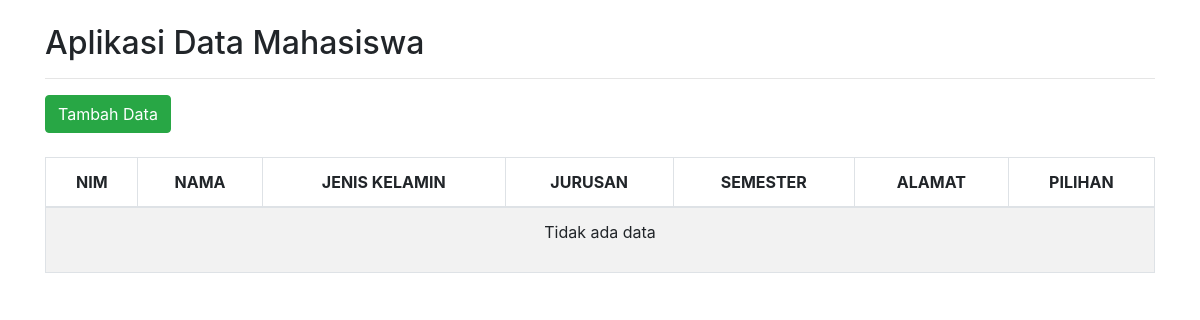
Before: / with the older database file.
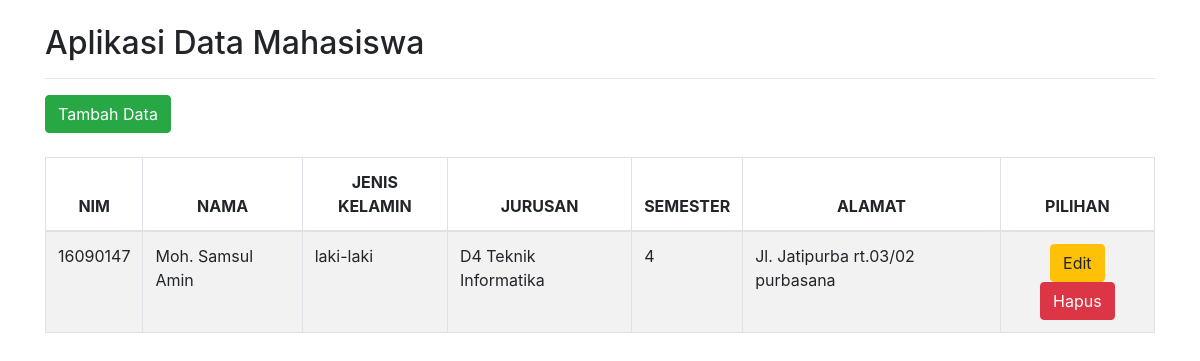
After: the same page with the newer database file.
### tables this page shows
CREATE TABLE `uas_mahasiswa` (
  `nim` int(8) NOT NULL,
  `nama` varchar(35) NOT NULL,
  `jenis_kelamin` varchar(9) NOT NULL,
  `jurusan` varchar(25) NOT NULL,
  `semester` int(1) NOT NULL,
  `alamat` varchar(80) NOT NULL
);

### index.php (the view, shortened to what this page needs)
<!DOCTYPE html>
<head>
	  <link rel="stylesheet" href="https://maxcdn.bootstrapcdn.com/bootstrap/4.1.0/css/bootstrap.min.css">
</head>
<body>
    <div class="row">
        <div class="container">
		<br>
            <h2>Aplikasi Data Mahasiswa</h2>
            <hr>
            <a href="input.php" class="btn btn-success">Tambah Data</a>
            <br><br>
	<table class="table table-striped table-bordered table-hover" id="tb-mahasiswa">
    <thead>
      <tr>
        <th class="text-center">NIM</th>
        <th class="text-center">NAMA</th>
		<th class="text-center">JENIS KELAMIN</th>
        <th class="text-center">JURUSAN</th>
		<th class="text-center">SEMESTER</th>
        <th class="text-center">ALAMAT</th>
		<th class="text-center">PILIHAN</th>
      </tr>
    </thead>
    <tbody>
		<?php
		$koneksiObj = new Koneksi();
		$koneksi = $koneksiObj->getKoneksi();
		$query = "select * from uas_mahasiswa order by nama";
		$data = $koneksi->query($query);
		if($data->num_rows <= 0) {
			echo "<tr><td colspan='7'>";
			echo "<p align='center'>Tidak ada data</p>";
			echo "</td></tr>";
		}else {
			while ($row = $data->fetch_assoc()) {
				echo "<tr>";
				echo "<td>" . $row["nim"]. "</td>";
				echo "<td>" . $row["nama"]. "</td>";
				echo "<td>" . $row["jenis_kelamin"]. "</td>";
				echo "<td>" . $row["jurusan"] . "</td>";
				echo "<td>" . $row["semester"]. "</td>";
				echo "<td>" . $row["alamat"] . "</td>";
				echo '<td class="text-center"><a href="form-edit.php?nim='. $row["nim"] .'"><button type="button" class="btn btn-warning">Edit</button></a>
				<a href="hapus.php?nim='. $row["nim"] .'"><button type="button" class="btn btn-danger">Hapus</button></a></td>';
				echo "</tr>";
			}
		}
	?>
		</table>
		</div>
    </div>
</body>
</html>

Changed rows visible on the page:
added uas_mahasiswa: nim "16090147", nama "Moh. Samsul Amin", jenis_kelamin "laki-laki", jurusan "D4 Teknik Informatika", semester "4", alamat "Jl. Jatipurba rt.03/02 purbasana"
Other visible differences:
text no longer shown: "Tidak ada data"
